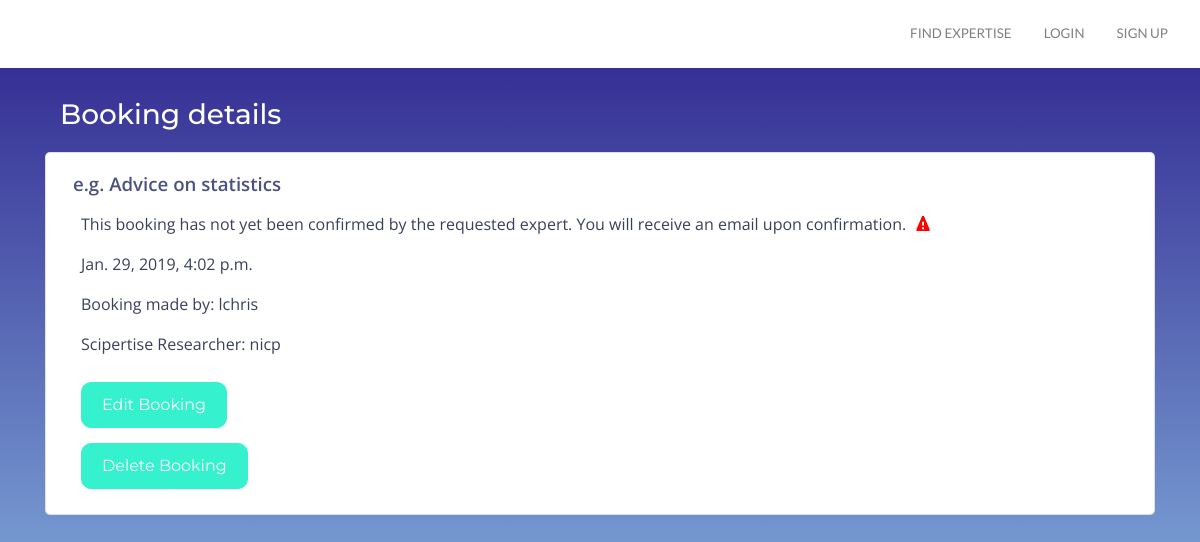
/booking/63/, run on the app's committed database.
### booking/models.py (models this page shows, shortened)
class Booking(models.Model):
    user = models.ForeignKey(CustomUser, null=True, default='', on_delete=models.CASCADE)
    expert = models.ForeignKey(CustomUser, null=True, default='',on_delete=models.CASCADE, related_name='bookings')
    title = models.CharField(max_length=200, default='e.g. Advice on statistics', null=True)
    start_time = models.DateTimeField('Start time', null=True)
    end_time = models.DateTimeField('End time', null=True)
    notes = models.TextField('Notes', blank=True, null=True)
    is_confirmed = models.BooleanField(blank=True, default=False)
    is_tutorial = models.BooleanField(blank=True, default=False)
    description = models.TextField('Description', blank=True, null=True)
    class Meta:
        verbose_name = 'Booking'
        verbose_name_plural = 'Bookings'

### users/models.py (models this page shows)
class CustomUser(AbstractUser):
    objects = CustomUserManager()
    position = models.CharField(max_length =10000, null=True, default='', blank=True)
    bio = models.CharField(max_length =10000, null=True, default='', blank=True)
    skills = TaggableManager(help_text="A comma-separated list of tags.")
    image = models.ImageField(upload_to="profile_image", blank=True)
    website = models.CharField(max_length=10000, null=True, default='', blank=True)
    skill_area1_title = models.CharField(max_length =10000, null=True, default='', blank=True)
    skill_area1 = models.CharField(max_length =10000, null=True, default='', blank=True)
    skill_area2_title = models.CharField(max_length =10000, null=True, default='', blank=True)
    skill_area2 = models.CharField(max_length =10000, null=True, default='', blank=True)
    skill_area3_title = models.CharField(max_length =10000, null=True, default='', blank=True)
    skill_area3 = models.CharField(max_length =10000, null=True, default='', blank=True)
    skill_area4_title = models.CharField(max_length =10000, null=True, default='', blank=True)
    skill_area4 = models.CharField(max_length =10000, null=True, default='', blank=True)
    skill_area5_title = models.CharField(max_length =10000, null=True, default='', blank=True)
    skill_area5 = models.CharField(max_length =10000, null=True, default='', blank=True)
    software_hardware = models.CharField(max_length =10000, null=True, default='', blank=True)
    software_hardware_intermediate = models.CharField(max_length =10000, null=True, default='', blank=True)
    availability = models.CharField(max_length=10000, null=True, default='', blank=True)
    rate = models.CharField(max_length= 10000, null=True, default='', blank=True)
    expert = models.BooleanField(blank=True, default=False)
    gives_tutorials = models.BooleanField(blank=True, default=False)
    tutorial_area = models.CharField(max_length =10000, null=True, default='', blank=True)
    wants_expert = models.BooleanField(blank=True, default=False)
    needs_help_with = models.CharField(max_length =10000, null=True, default='', blank=True)
    profile_under_review = models.BooleanField(blank=True, default=False)
    profile_approved = models.BooleanField(blank=True, default=False)

### booking/views.py (the view)
# urls.py: path('booking/<int:pk>/', views.BookingDetailView.as_view(), name="booking_detail"),
class BookingDetailView(DetailView):
    model = Booking
    template = 'templates/booking_detail.html'

### booking/templates/booking/booking_detail.html (shortened to what this page needs)
{% extends 'layout.html' %}
{% load static %}
{% block content %}
<div class="container-fluid booking">
    <div class="container" id="booking_detail_text"><h3>Booking details</h3></div>
    <div class="container" id="booking_content">
        <div class="container card">
        <h3 class="card-title">{{ booking.title }}&nbsp&nbsp</h3>
            <div class="container confirmed">
        {% if booking.is_confirmed %}
      <p class="confirmed">This booking is confirmed.&nbsp&nbsp</p><img class="check" src="/static/css/check.svg">
        {% else %}
        <p class="confirmed">This booking has not yet been confirmed by the requested expert. You will receive an email upon confirmation.&nbsp&nbsp<img class="x" src="/static/css/warning.svg"></p>
        {% endif %}
            </div>
        <div class="container">
        <p>{{ booking.start_time }}</p>
        <p>Booking made by: {{ booking.user }}</p>
        <p>Scipertise Researcher: {{ booking.expert }}</p>
            <div><a href="{% url 'booking:booking_update' pk=booking.pk %}"><button type='submit' class='booking_button'>Edit Booking</button></a></div>
            <div><a href="{% url 'booking:booking_delete' pk=booking.pk %}"><button type='submit' class='booking_button'>Delete Booking</button></a></div>
    </div>
    </div>
    </div>
</div>
{% endblock %}

### static/css/layout.css (style rules this page uses)
a { color: #6e75a8; text-decoration: none; }
p { color:#3a405a; }
body { background-image: url(scipertise_background_dark.jpg); background-size: cover; background-repeat:no-repeat; }
div.container.card { display: flex; padding: 20px; border-radius: 5px; margin: 20px auto; }
div.container.confirmed { display: flex; flex-direction: row; align-content: flex-start; }
p.confirmed { padding-top: 5px; }
h3.card-title { padding-left: 7px; font-size: 14pt; font-weight: 600; }
img.x { filter: invert(41%) sepia(97%) saturate(7245%) hue-rotate(353deg) brightness(96%) contrast(128%); height: 20px; width: 20px; padding-bottom: 5px; }
button.booking_button { border-radius: 10px; text-align: center; margin: 5px auto; padding: 10px 20px 10px 20px; margin-top: 10px; background-color: #36F1CD; border: 1px solid; border-color: #36F1CD; color: white; font-size: 12pt; font-family: 'Montserrat', sans-serif; }
div.container-fluid.booking { background-color:#363095; background-image: linear-gradient(to bottom, #363095, #a0def8); height: 100%; margin: 0 auto; overflow-y:scroll; color: #3a405a; }
div#booking_detail_text.container { color: white; font-family: 'Montserrat', sans-serif; padding: 30px 0px 0px 30px; }
div#booking_content.container { font-family: 'Open Sans', sans-serif; color: #4C5280; }
a { color: #6e75a8; }

### data on the page
Booking: title "e.g. Advice on statistics", start_time "Jan. 29, 2019, 4:02 p.m.", user "lchris", expert "nicp"
